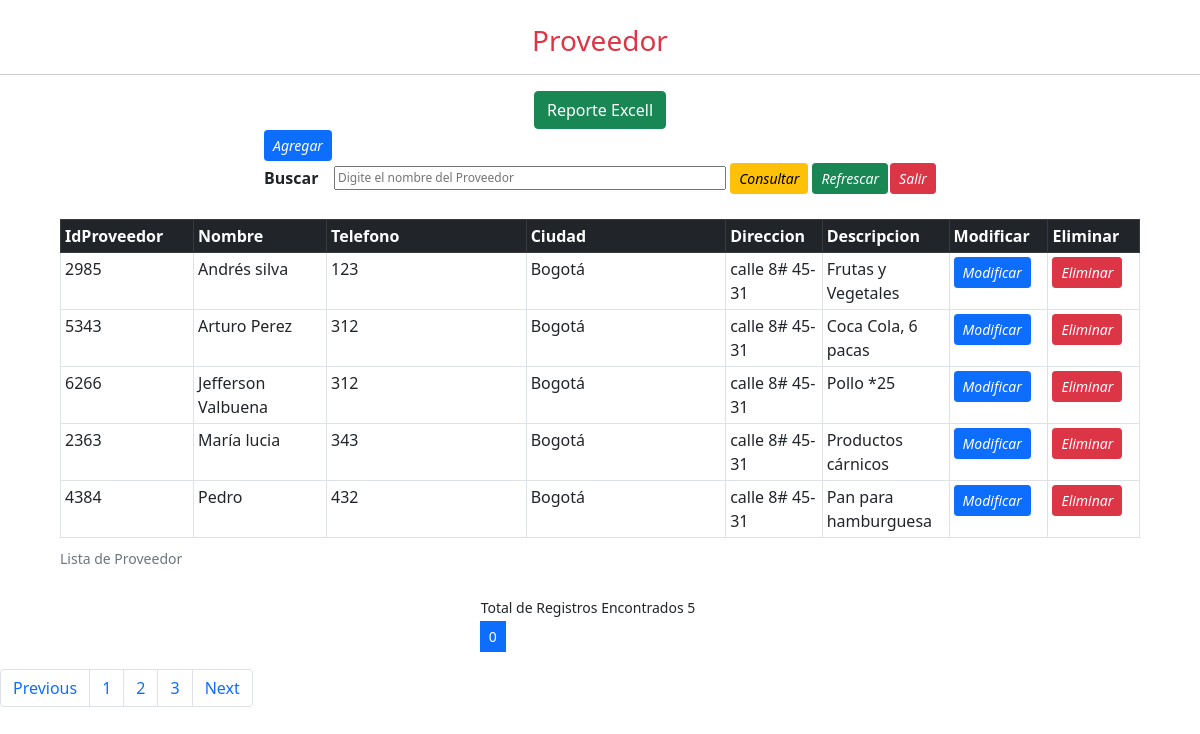
The page /Vistas/Proveedor.php on the database its author committed.
### tables this page shows
CREATE TABLE `proveedor` (
  `IdProveedor` int(10) NOT NULL AUTO_INCREMENT,
  `Nombre` varchar(45) NOT NULL,
  `Telefono` int(12) NOT NULL,
  `Ciudad` varchar(40) NOT NULL,
  `Direccion` varchar(45) NOT NULL,
  `Descripcion` varchar(45) NOT NULL,
  PRIMARY KEY (`IdProveedor`)
);

### Vistas/Proveedor.php (the view, shortened to what this page needs)
<?php
 include('../Conexion/conectar.php');
?>
<?php
$maximoDatos = 5;
$paginaNumero = 0;
$inicia = $paginaNumero * $maximoDatos;
?>
<?php
if(isset($_POST['consulta'])){
                                $c = new Conexion();
                                $cone = $c->conectando();
                                $sql = "select * from proveedor where Nombre LIKE '%$obj->Nombre%' ";
                                $limite =sprintf("%s limit %d, %d",$sql, $inicia, $maximoDatos);
                                $resultado = mysqli_query($cone,$limite);
                                $arreglo = mysqli_fetch_row($resultado);
                            }else{
                                $c = new Conexion();
                                $cone = $c->conectando();
                                $sql = "select * from proveedor order by Nombre";
                                $limite =sprintf("%s limit %d, %d",$sql, $inicia, $maximoDatos);
                                $resultado = mysqli_query($cone,$limite);
                                $arreglo = mysqli_fetch_row($resultado);
}
?>
<?php
if(isset($_GET['totalArreglo'])){
	$totalArreglo = $_GET['totalArreglo'];
}
	else{
		$lista = mysqli_query($cone,$sql);
		$totalArreglo = mysqli_num_rows($lista);
	}
?>
<!Doctype html>
<html lang="es">
    <head>
        <link rel="stylesheet" href="../Vistas/css/bootstrap.min.css">
    </head>
    <body>
        <center>
          <br>
            <h3 class=" text-danger font-weight-normal  " >Proveedor </h3>
            <hr style="height:1px;border:none;color:#333;background-color:#333;">
            <form name="Detalle" action="" method="POST">
            <table >
                 <tr>
                    <td>
                             <a  href="ProveedAgregar.php"><button type="button" class="btn btn-primary btn-sm "><i class="fa fa-file-text-o" aria-hidden="true">Agregar</i></button>
                            </a>
                    </td>
                </tr>
                 <tr>
		                <th><label for="proveedor">Buscar</label></th>
		                <th><input style="font-size:12px" type="text" id="Nombre" name="Nombre"   placeholder="Digite el nombre del Proveedor " size="50" >
                            <button type="submit" name="consulta" class="btn btn-warning btn-sm" ><i class="fa fa-search" aria-hidden="true">Consultar</i></button>
		                    <button type="submit" class="btn btn-success btn-sm"><i class="fa fa-undo" aria-hidden="true">Refrescar</i></button>
		                </th>
		                <th><button type="button" class="btn btn-danger btn-sm"><i class="fa fa-sign-out" aria-hidden="true">Salir</i></button></th>
                        <a href="../Reportes/ListadoProveedores.php">
                        <button type="button" class="btn btn-success">Reporte Excell</i></button></a></th>
                    </tr>
            </table>
        </center>
            <br>
            <center>
                <table class= "table  table-bordered table-hover table-sm"  style="width:90%">
                        <caption><small>Lista de Proveedor</small></caption>
                        <thead>
                            <tr class="table-dark">
                                <th scope="col" style="width:10%"  class="">IdProveedor</th>
                                <th scope="col" style="width:10%"  class="">Nombre</th>
                                <th scope="col" style="width:15%" class="">Telefono</th>
                                <th scope="col" style="width:15%" class="">Ciudad</th>
                                <th scope="col" style="width:5%"  class="">Direccion</th>
                                <th scope="col" style="width:5%"  class="">Descripcion</th>
                                <th scope="col" style="width:5%"  class="">Modificar</th>
                                <th scope="col" style="width:5%"  class="">Eliminar</th>
                            </tr>
                        </thead>
                        <?php
                            do{
                        ?>
                        <tbody>
                            <tr>
                                <td><?php echo $arreglo[0] ?></td>
                                <td><?php echo $arreglo[1] ?></td>
                                <td><?php echo $arreglo[2] ?></td>
                                <td><?php echo $arreglo[3] ?></td>
                                <td><?php echo $arreglo[4] ?></td>
                                <td><?php echo $arreglo[5] ?></td>
                                <td class="letra">
                                <a href="<?php if($arreglo[0] <> ""){
                        echo "ProveedModificar.php?key=".urlencode($arreglo[0]);
                        } else{
                            echo "<script> alert('Debe Consultar El Proveedor')</script>";
                         }
                         ?>">
                            <button name="Guarda" type="button" class="btn btn-primary btn-sm"><i class="fa fa-pencil-square-o" aria-hidden="true">Modificar</i></button>
                                </a>
                                </td>
                                <td class="letra">
                                <a href="<?php if($arreglo[0]<>""){
                                            echo "ProveedEliminar.php?key=".urlencode($arreglo[0]);
                                    }else{
                                        echo"<script> alert('Debe de consultar primero')</sccript>";
                                    }
                                    ?>">
                                    <button name="Guarda" type="button" class="btn btn-danger btn-sm"><i class="fa fa-trash-o" aria-hidden="true">Eliminar</i></button>
                                </a>
                                </td>
                            </tr>
                        </tbody>
                        <?php
                            }while($arreglo = mysqli_fetch_row($resultado));
                        ?>
                <table>
                <tr>
                     <td><small><?php printf("Total de Registros Encontrados %d", $totalArreglo) ?></small></td>
  	            </tr>
                 <tr>
                <td style="width:90%">
                <nav aria-label="Paginador de navegacion">
                <ul class="pagination pagination-sm">
                <li class="page-item">
                   <li class="page-item active">
                     <a class="page-link"  href="#"><?php echo $paginaNumero; ?> <span class="sr-only"></span></a>
                  </li>
                  </ul>
                </nav>
                    </td>
                    </tr>
				</table>
             </center>
             <nav aria-label="Page navigation example">
  <ul class="pagination">
    <li class="page-item"><a class="page-link" href="#">Previous</a></li>
    <li class="page-item"><a class="page-link" href="#">1</a></li>
    <li class="page-item"><a class="page-link" href="#">2</a></li>
    <li class="page-item"><a class="page-link" href="#">3</a></li>
    <li class="page-item"><a class="page-link" href="#">Next</a></li>
  </ul>
</nav>
    </body>
</html>

### rows shown on the page
proveedor: IdProveedor "2985", Nombre "Andrés silva", Telefono "123", Ciudad "Bogotá", Direccion "calle 8# 45-31", Descripcion "Frutas y Vegetales"
proveedor: IdProveedor "5343", Nombre "Arturo Perez", Telefono "312", Ciudad "Bogotá", Direccion "calle 8# 45-31", Descripcion "Coca Cola, 6 pacas"
proveedor: IdProveedor "6266", Nombre "Jefferson Valbuena", Telefono "312", Ciudad "Bogotá", Direccion "calle 8# 45-31", Descripcion "Pollo *25"
proveedor: IdProveedor "2363", Nombre "María lucia", Telefono "343", Ciudad "Bogotá", Direccion "calle 8# 45-31", Descripcion "Productos cárnicos"
proveedor: IdProveedor "4384", Nombre "Pedro", Telefono "432", Ciudad "Bogotá", Direccion "calle 8# 45-31", Descripcion "Pan para hamburguesa"

### other values the page prints
$totalArreglo "5"
$paginaNumero "0"
